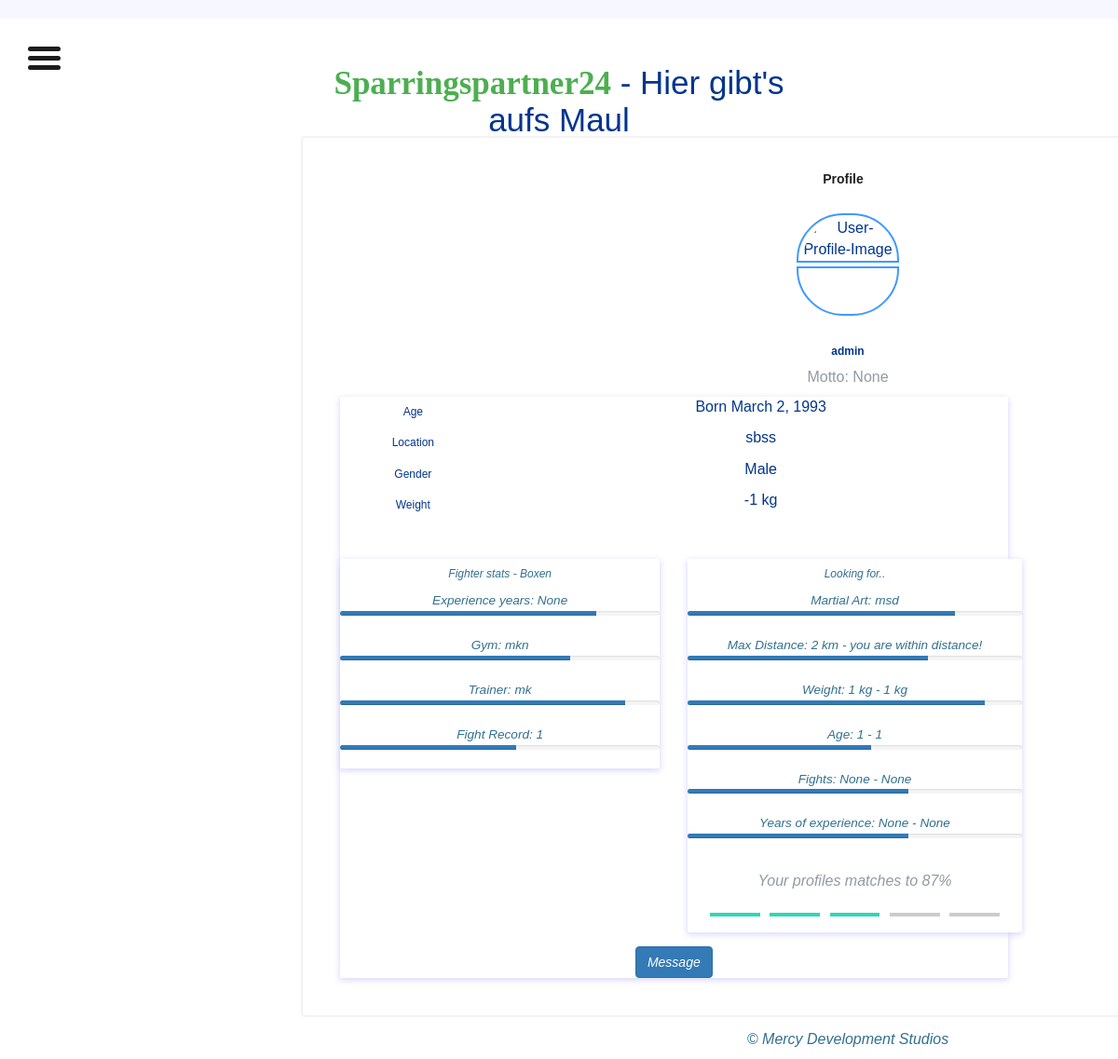
/SparringsPartner24/fighter_profile/1/ (signed in), run on the app's committed database.
### SparringsPartner24/models.py (models this page shows, shortened)
class FighterProfile(models.Model):
    userprofile = models.ForeignKey(settings.AUTH_USER_MODEL, on_delete=models.CASCADE)
    description = models.CharField(max_length = 400, blank = True, null = True)
    gender = models.CharField(max_length = 40, blank= True, null = True)
    birthday = models.DateField(blank=True, null=True)
    experience_years = models.IntegerField(blank = True, null = True)
    location = models.CharField(max_length=200, blank=True, null=True)
    weight = models.IntegerField(blank=True, null=True)
    martial_art = models.CharField(max_length=200, blank=True, null=True)
    gym = models.CharField(max_length=300, blank=True, null=True)
    trainer = models.CharField(max_length=200, blank=True, null=True)
    fight_record = models.IntegerField(blank=True, null=True)

class UserProfile(AbstractUser):
    phone_number = models.IntegerField(blank=True, null=True)

class SearchProfile(models.Model):
    userprofile = models.ForeignKey(settings.AUTH_USER_MODEL, on_delete=models.CASCADE)
    max_distance = models.IntegerField(blank=True, null=True)
    martial_art = models.CharField(max_length=200, blank=True, null=True)
    gender = models.CharField(max_length=40, blank=True, null=True)
    max_weight = models.IntegerField(blank=True, null=True)
    min_weight = models.IntegerField(blank=True, null=True)
    max_age = models.IntegerField(blank=True, null=True)
    min_age = models.IntegerField(blank=True, null=True)
    max_fights = models.IntegerField(blank=True, null = True)
    min_fights = models.IntegerField(blank = True, null = True)
    max_experience_years = models.IntegerField(blank = True, null = True)
    min_experience_years = models.IntegerField(blank=True, null = True)

### SparringsPartner24/views.py (the view)
# urls.py: path('fighter_profile/<int:userprofile_id>/', views.fighter_profile, name='fighter_profile'),
@login_required
def fighter_profile(request, userprofile_id):
    result = FighterProfile.objects.select_related("userprofile").get(pk=userprofile_id)
    search_profile = SearchProfile.objects.get(pk=userprofile_id)
    return render(request, 'SparringsPartner24/fighter_profile_new.html', {'profile': result, 'searchprofile': search_profile})

### SparringsPartner24/templates/SparringsPartner24/fighter_profile_new.html (shortened to what this page needs)
{% extends 'base.html' %}
{% load static %}
{% block content %}
<link href="https://maxcdn.bootstrapcdn.com/font-awesome/4.3.0/css/font-awesome.min.css" rel="stylesheet">
<div class="container">
    <div class="row">
            <div class="card user-card">
                <div class="card-header">
                    <h5>Profile</h5>
                </div>
                <div class="card-block">
                    <div class="user-image">
                        <img src="https://bootdey.com/img/Content/avatar/avatar7.png" class="img-radius" alt="User-Profile-Image">
                    </div>
                    <h6 class="f-w-600 m-t-25 m-b-10">{{ profile.userprofile.username }}</h6>
                    <p class="text-muted">Motto: {{ profile.description }} </p>
                     <div class="col-md-8">
              <div class="card mb-3">
                <div class="card-body">
                  <div class="row">
                    <div class="col-sm-3">
                      <h6 class="mb-0">Age</h6>
                    </div>
                    <div class="col-sm-9 text-secondary">
                      Born {{ profile.birthday }}
                    </div>
                  </div>
                  <div class="row">
                    <div class="col-sm-3">
                      <h6 class="mb-0">Location</h6>
                    </div>
                    <div class="col-sm-9 text-secondary">
                      {{ profile.location }}
                    </div>
                  </div>
                  <div class="row">
                    <div class="col-sm-3">
                      <h6 class="mb-0">Gender</h6>
                    </div>
                    <div class="col-sm-9 text-secondary">
                      Male
                    </div>
                  </div>
                    <div class="row">
                    <div class="col-sm-3">
                      <h6 class="mb-0">Weight</h6>
                    </div>
                    <div class="col-sm-9 text-secondary">
                      {{ profile.weight }} kg
                    </div>
                  </div>
              </div>
                     <div class="row gutters-sm">
                <div class="col-sm-6 mb-3">
                  <div class="card h-100">
                    <div class="card-body">
                      <h6 class="d-flex align-items-center mb-3"><i class="material-icons text-info mr-2">Fighter stats - {{ profile.martial_art }} </h6>
                      <small>Experience years: {{ profile.experience_years }}  </small>
                      <div class="progress mb-3" style="height: 5px">
                        <div class="progress-bar bg-primary" role="progressbar" style="width: 80%" aria-valuenow="80" aria-valuemin="0" aria-valuemax="100"></div>
                      </div>
                      <small>Gym: {{ profile.gym }}  </small>
                      <div class="progress mb-3" style="height: 5px">
                        <div class="progress-bar bg-primary" role="progressbar" style="width: 72%" aria-valuenow="72" aria-valuemin="0" aria-valuemax="100"></div>
                      </div>
                      <small>Trainer: {{ profile.trainer }} </small>
                      <div class="progress mb-3" style="height: 5px">
                        <div class="progress-bar bg-primary" role="progressbar" style="width: 89%" aria-valuenow="89" aria-valuemin="0" aria-valuemax="100"></div>
                      </div>
                      <small>Fight Record: {{ profile.fight_record }} </small>
                      <div class="progress mb-3" style="height: 5px">
                        <div class="progress-bar bg-primary" role="progressbar" style="width: 55%" aria-valuenow="55" aria-valuemin="0" aria-valuemax="100"></div>
                      </div>
                    </div>
                  </div>
                </div>
                         <div class="row gutters-sm">
                <div class="col-sm-6 mb-3">
                  <div class="card h-100">
                    <div class="card-body">
                      <h6 class="d-flex align-items-center mb-3"><i class="material-icons text-info mr-2">Looking for..</h6>
                      <small>Martial Art: {{searchprofile.martial_art}}</small>
                      <div class="progress mb-3" style="height: 5px">
                        <div class="progress-bar bg-primary" role="progressbar" style="width: 80%" aria-valuenow="80" aria-valuemin="0" aria-valuemax="100"></div>
                      </div>
                      <small>Max Distance: {{searchprofile.max_distance}} km - you are within distance! </small>
                      <div class="progress mb-3" style="height: 5px">
                        <div class="progress-bar bg-primary" role="progressbar" style="width: 72%" aria-valuenow="72" aria-valuemin="0" aria-valuemax="100"></div>
                      </div>
                      <small>Weight: {{searchprofile.min_weight}} kg - {{searchprofile.max_weight}} kg</small>
                      <div class="progress mb-3" style="height: 5px">
                        <div class="progress-bar bg-primary" role="progressbar" style="width: 89%" aria-valuenow="89" aria-valuemin="0" aria-valuemax="100"></div>
                      </div>
                      <small>Age: {{searchprofile.min_age}} - {{searchprofile.max_age}}</small>
                      <div class="progress mb-3" style="height: 5px">
                        <div class="progress-bar bg-primary" role="progressbar" style="width: 55%" aria-valuenow="55" aria-valuemin="0" aria-valuemax="100"></div>
                      </div>
                      <small>Fights: {{searchprofile.min_fights}} - {{searchprofile.max_fights}}</small>
                      <div class="progress mb-3" style="height: 5px">
                        <div class="progress-bar bg-primary" role="progressbar" style="width: 66%" aria-valuenow="66" aria-valuemin="0" aria-valuemax="100"></div>
                      </div>
                    <small>Years of experience: {{searchprofile.min_experience_years}} - {{searchprofile.max_experience_years}}</small>
                      <div class="progress mb-3" style="height: 5px">
                        <div class="progress-bar bg-primary" role="progressbar" style="width: 66%" aria-valuenow="66" aria-valuemin="0" aria-valuemax="100"></div>
                      </div>
                    </div>
                      <p class="text-muted m-t-15">Your profiles matches to 87%</p>
                    <ul class="list-unstyled activity-leval">
                        <li class="active"></li>
                        <li class="active"></li>
                        <li class="active"></li>
                        <li></li>
                        <li></li>
                    </ul>
                  </div>
                </div>
                    <div class="row justify-content-center user-social-link">
                        <a class="btn btn-primary" href="{% url 'dialogs_detail' profile.userprofile.username  %}">Message</a>
                    </div>
                </div>
            </div>
	</div>
</div>
{% endblock %}

### SparringsPartner24/static/css/sidebar.css (style rules this page uses)
body { font-family: "Overpass", sans-serif; font-size: 16px; color: #1c1c1c; }
html, body { margin: 0; padding: 0; min-height: 100vh; overflow-x: hidden; }

### SparringsPartner24/static/css/style.css (style rules this page uses)
body { color: #00358e; }
*, *:before, *:after { box-sizing: border-box; -moz-box-sizing: border-box; -webkit-box-sizing: border-box; }
body { margin-top:20px; background:#f3f3f3; }
.card.user-card { border-top: none; -webkit-box-shadow: 0 0 1px 2px rgba(0,0,0,0.05), 0 -2px 1px -2px rgba(0,0,0,0.04), 0 0 0 -1px rgba(0,0,0,0.05); box-shadow: 0 0 1px 2px rgba(0,0,0,0.05), 0 -2px 1px -2px rgba(0,0,0,0.04), 0 0 0 -1px rgba(0,0,0,0.05); -webkit-transition: all 150ms linear; transition: all 150ms linear; }
.card { border-radius: 5px; -webkit-box-shadow: 0 1px 2.94px 0.06px rgba(4,26,55,0.16); box-shadow: 0 1px 2.94px 0.06px rgba(4,26,55,0.16); border: none; margin-bottom: 30px; -webkit-transition: all 0.3s ease-in-out; transition: all 0.3s ease-in-out; }
.card .card-header { background-color: transparent; border-bottom: none; padding: 25px; }
.card .card-header h5 { margin-bottom: 0; color: #222; font-size: 14px; font-weight: 600; display: inline-block; margin-right: 10px; line-height: 1.4; }
.card .card-header+.card-block, .card .card-header+.card-block-big { padding-top: 0; }
.user-card .card-block { text-align: center; }
.card .card-block { padding: 25px; }
.user-card .card-block .user-image { position: relative; margin: 0 auto; display: inline-block; padding: 5px; width: 110px; height: 110px; }
.user-card .card-block .user-image img { z-index: 20; position: absolute; top: 5px; left: 5px; width: 100px; height: 100px; }
.img-radius { border-radius: 50%; }
.f-w-600 { font-weight: 600; }
.m-b-10 { margin-bottom: 10px; }
.m-t-25 { margin-top: 25px; }
.m-t-15 { margin-top: 15px; }
.card .card-block p { line-height: 1.4; }
.text-muted { color: #919aa3!important; }
.user-card .card-block .activity-leval li.active { background-color: #2ed8b6; }
.user-card .card-block .activity-leval li { display: inline-block; width: 15%; height: 4px; margin: 0 3px; background-color: #ccc; }
.user-card .card-block .user-image:before { bottom: 0; border-bottom-left-radius: 50px; border-bottom-right-radius: 50px; }
.user-card .card-block .user-image:after, .user-card .card-block .user-image:before { content: ""; width: 100%; height: 48%; border: 2px solid #4099ff; position: absolute; left: 0; z-index: 10; }
.user-card .card-block .user-image:after { top: 0; border-top-left-radius: 50px; border-top-right-radius: 50px; }

### SparringsPartner24/static/css/userprofile.css (style rules this page uses)
body { background: #f7f7ff; margin-top:20px; }
.card { position: relative; display: flex; flex-direction: column; min-width: 0; word-wrap: break-word; background-color: #fff; background-clip: border-box; border: 0 solid transparent; border-radius: .25rem; margin-bottom: 1.5rem; box-shadow: 0 2px 6px 0 rgb(218 218 253 / 65%), 0 2px 6px 0 rgb(206 206 238 / 54%); }

### data on the page
FighterProfile: userprofile.username "admin", description "None", birthday "March 2, 1993", location "sbss", weight "-1", martial_art "Boxen", experience_years "None", gym "mkn", trainer "mk", fight_record "1"
SearchProfile: martial_art "msd", max_distance "2", min_weight "1", max_weight "1", min_age "1", max_age "1", min_fights "None", max_fights "None", min_experience_years "None", max_experience_years "None"
